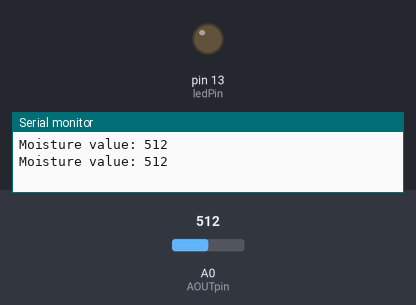
The sketch below on a simulated Arduino Uno, built with avr-gcc and run on an emulated ATmega328P. Parts: output pins drawn as LEDs (lit = HIGH), the last lines printed to the serial monitor. The inputs (shaded band) are chosen by the test bench; at power-on: A0 (AOUTpin) = 512.

Above: at 1.8 s.
1.9 s: A0 (AOUTpin) set to 886
4.2 s: A0 (AOUTpin) set to 907
At 6.4 s:
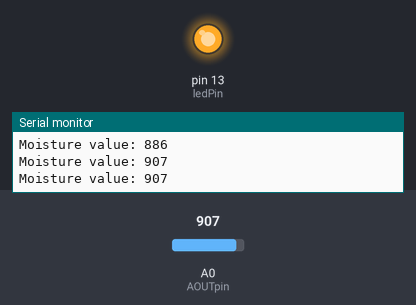
7.5 s: A0 (AOUTpin) set to 890
At 9.9 s:
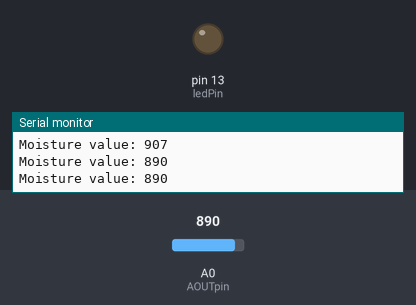
10.5 s: A0 (AOUTpin) set to 900
At 13.4 s:
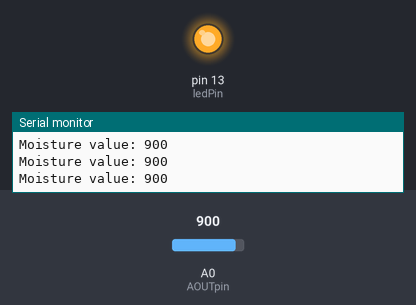
Timing chart, 0 to 14.5 s (numbered marks = the images above; inputs shaded):
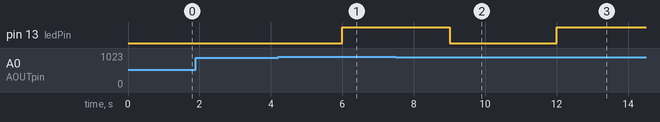

The sketch:

sketch_oct30a.ino
```cpp
//CODING /*13 pin - D0, gnd - gnd, 5v to vcc, a0 to output of sensor*/
const int AOUTpin=0;
//the AOUT pin of the Moisture sensor goes into analog pin A0 of the arduino
const int ledPin=13;
//the anode of the LED connects to digital pin D13 of the arduino
int value;
void setup()
{ Serial.begin(9600);
//sets the baud rate
pinMode(ledPin, OUTPUT);
//sets the pin as an output of the arduino
pinMode(AOUTpin,INPUT); }
void loop()
{ value= analogRead(AOUTpin);
//reads the analaog value from the moisture sensor's AOUT
Serial.print("Moisture value: ");
Serial.println(value);
//prints the moisture value
delay(1000);
if (value<900)
//soil is dry pump will be on
{
  digitalWrite(ledPin, LOW);
// led on = pump on
}
else{
  digitalWrite(ledPin, HIGH);
// led off = pump off
} }
```

Measured:
- the behaviour switches between 899 and 900 on A0 (AOUTpin) (found by bisection; images 0 and 1)
- after the input at 4.2 s, pin 13 (ledPin): LOW → HIGH after 1.8 s
- after the input at 7.5 s, pin 13 (ledPin): HIGH → LOW after 1.5 s
- after the input at 10.5 s, pin 13 (ledPin): LOW → HIGH after 1.5 s
